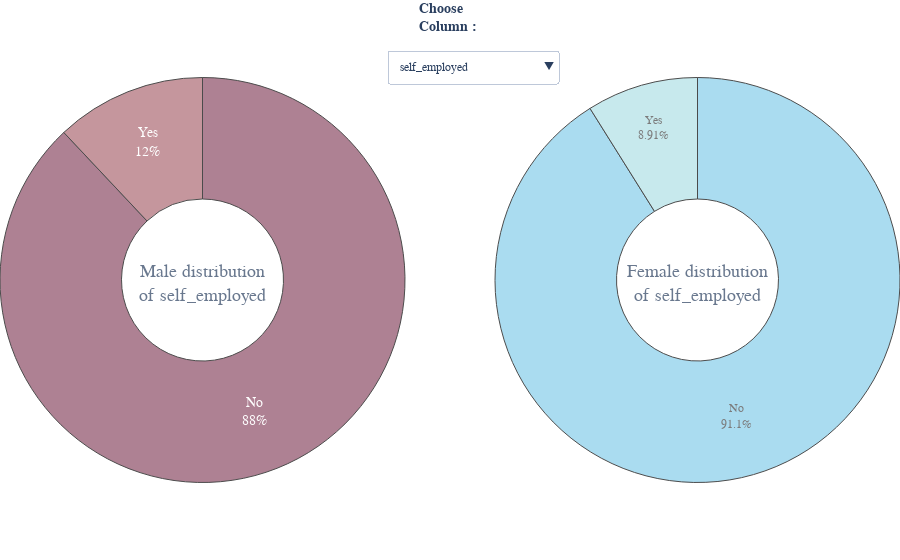

The notebook cell saved with this chart:
### Code cell
buttons = []
i = 0
vis = [False] * 21
for col in male.columns:
    vis[i] = True
    buttons.append({'label' : col,
             'method' : 'update',
             'args'   : [{'visible' : vis},
             {'title'  : col}] })
    i+=1
    vis = [False] * 21
fig = make_subplots(rows=1, cols=2,
                    specs=[[{'type':'domain'}, {'type':'domain'}]])

for col in male.columns:
    fig.add_trace(go.Pie(
             values = male[col].value_counts(),
             labels = male[col].value_counts().index,
             title = dict(text = 'Male distribution<br>of {}'.format(col),
                          font = dict(size=18, family = 'Times New Roman'),
                          ),
             hole = 0.4,
             hoverinfo='label+percent',),1,1)
for col in female.columns:
    fig.add_trace(go.Pie(
             values = female[col].value_counts(),
             labels = female[col].value_counts().index,
             title = dict(text = 'Female distribution<br>of {}'.format(col),
                          font = dict(size=18, family = 'Times New Roman'),
                          ),
             hole = 0.4,
             hoverinfo='label+percent',),1,2)
fig.update_traces(hoverinfo='label+percent',
                  textinfo='label+percent',
                  textfont_size=14,
                  opacity = 0.7,
                  showlegend = False,
                  marker = dict(colors = sns.color_palette(palette1).as_hex(),
                              line=dict(color='#000000', width=1)))
fig.update_traces(row=1, col=2, hoverinfo='label+percent',
                  textinfo='label+percent',
                  textfont_size=12,
                  opacity = 0.7,
                  showlegend = False,
                  marker = dict(colors = sns.color_palette(palette).as_hex(),
                              line=dict(color='#000000', width=1)))
fig.update_layout(margin=dict(t=0, b=0, l=0, r=0),
                  font_family   = 'Times New Roman',
                  updatemenus = [dict(
                        type = 'dropdown',
                        x = 0.62,
                        y = 0.91,
                        showactive = True,
                        active = 0,
                        buttons = buttons)],
                 annotations=[
                             dict(text = "<b>Choose<br>Column<b> : ",
                                  font = dict(size = 14),
                             showarrow=False,
                             x = 0.5, y = 1, yref = "paper", align = "left")])
for i in range(1,42):
    fig.data[i].visible = False
fig.data[21].visible = True
fig.show()

### Figure 1 — Plotly figure (JSON) as saved in the notebook; plotly's stock layout.template omitted (floating-point values rounded to 4 significant figures)
{"data": [{"hole": 0.4, "hoverinfo": "label+percent", "labels": ["No", "Yes"], "title": {"font": {"family": "Times New Roman", "size": 18}, "text": "Male distribution<br>of self_employed"}, "values": [872, 119], "type": "pie", "domain": {"x": [0, 0.45], "y": [0, 1]}, "textfont": {"size": 14}, "marker": {"line": {"color": "#000000", "width": 1}, "colors": ["#8d4c66", "#ad6b75", "#ffb6c1", "#f0b2b2", "#c1f8d8", "#d8bfd8", "#e0b0ff", "#ffb6c1", "#f0b2b2", "#f8d8c1", "#fffacd", "#d2b48c", "#d6b39f", "#c48d86"]}, "opacity": 0.7, "showlegend": false, "textinfo": "label+percent"}, {"hole": 0.4, "hoverinfo": "label+percent", "labels": ["No", "Yes"], "title": {"font": {"family": "Times New Roman", "size": 18}, "text": "Male distribution<br>of family_history"}, "values": [643, 348], "type": "pie", "domain": {"x": [0, 0.45], "y": [0, 1]}, "textfont": {"size": 14}, "marker": {"line": {"color": "#000000", "width": 1}, "colors": ["#8d4c66", "#ad6b75", "#ffb6c1", "#f0b2b2", "#c1f8d8", "#d8bfd8", "#e0b0ff", "#ffb6c1", "#f0b2b2", "#f8d8c1", "#fffacd", "#d2b48c", "#d6b39f", "#c48d86"]}, "opacity": 0.7, "showlegend": false, "textinfo": "label+percent", "visible": false}, {"hole": 0.4, "hoverinfo": "label+percent", "labels": ["No", "Yes"], "title": {"font": {"family": "Times New Roman", "size": 18}, "text": "Male distribution<br>of treatment"}, "values": [541, 450], "type": "pie", "domain": {"x": [0, 0.45], "y": [0, 1]}, "textfont": {"size": 14}, "marker": {"line": {"color": "#000000", "width": 1}, "colors": ["#8d4c66", "#ad6b75", "#ffb6c1", "#f0b2b2", "#c1f8d8", "#d8bfd8", "#e0b0ff", "#ffb6c1", "#f0b2b2", "#f8d8c1", "#fffacd", "#d2b48c", "#d6b39f", "#c48d86"]}, "opacity": 0.7, "showlegend": false, "textinfo": "label+percent", "visible": false}, {"hole": 0.4, "hoverinfo": "label+percent", "labels": ["Sometimes", "Never", "Rarely", "Often"], "title": {"font": {"family": "Times New Roman", "size": 18}, "text": "Male distribution<br>of work_interfere"}, "values": [437, 236, 174, 144], "type": "pie", "domain": {"x": [0, 0.45], "y": [0, 1]}, "textfont": {"size": 14}, "marker": {"line": {"color": "#000000", "width": 1}, "colors": ["#8d4c66", "#ad6b75", "#ffb6c1", "#f0b2b2", "#c1f8d8", "#d8bfd8", "#e0b0ff", "#ffb6c1", "#f0b2b2", "#f8d8c1", "#fffacd", "#d2b48c", "#d6b39f", "#c48d86"]}, "opacity": 0.7, "showlegend": false, "textinfo": "label+percent", "visible": false}, {"hole": 0.4, "hoverinfo": "label+percent", "labels": ["6-25", "26-100", "More than 1000", "1-5", "100-500", "500-1000"], "title": {"font": {"family": "Times New Roman", "size": 18}, "text": "Male distribution<br>of no_employees"}, "values": [249, 230, 217, 129, 128, 38], "type": "pie", "domain": {"x": [0, 0.45], "y": [0, 1]}, "textfont": {"size": 14}, "marker": {"line": {"color": "#000000", "width": 1}, "colors": ["#8d4c66", "#ad6b75", "#ffb6c1", "#f0b2b2", "#c1f8d8", "#d8bfd8", "#e0b0ff", "#ffb6c1", "#f0b2b2", "#f8d8c1", "#fffacd", "#d2b48c", "#d6b39f", "#c48d86"]}, "opacity": 0.7, "showlegend": false, "textinfo": "label+percent", "visible": false}, {"hole": 0.4, "hoverinfo": "label+percent", "labels": ["No", "Yes"], "title": {"font": {"family": "Times New Roman", "size": 18}, "text": "Male distribution<br>of remote_work"}, "values": [693, 298], "type": "pie", "domain": {"x": [0, 0.45], "y": [0, 1]}, "textfont": {"size": 14}, "marker": {"line": {"color": "#000000", "width": 1}, "colors": ["#8d4c66", "#ad6b75", "#ffb6c1", "#f0b2b2", "#c1f8d8", "#d8bfd8", "#e0b0ff", "#ffb6c1", "#f0b2b2", "#f8d8c1", "#fffacd", "#d2b48c", "#d6b39f", "#c48d86"]}, "opacity": 0.7, "showlegend": false, "textinfo": "label+percent", "visible": false}, {"hole": 0.4, "hoverinfo": "label+percent", "labels": ["Yes", "No"], "title": {"font": {"family": "Times New Roman", "size": 18}, "text": "Male distribution<br>of tech_company"}, "values": [827, 164], "type": "pie", "domain": {"x": [0, 0.45], "y": [0, 1]}, "textfont": {"size": 14}, "marker": {"line": {"color": "#000000", "width": 1}, "colors": ["#8d4c66", "#ad6b75", "#ffb6c1", "#f0b2b2", "#c1f8d8", "#d8bfd8", "#e0b0ff", "#ffb6c1", "#f0b2b2", "#f8d8c1", "#fffacd", "#d2b48c", "#d6b39f", "#c48d86"]}, "opacity": 0.7, "showlegend": false, "textinfo": "label+percent", "visible": false}, {"hole": 0.4, "hoverinfo": "label+percent", "labels": ["Yes", "Don't know", "No"], "title": {"font": {"family": "Times New Roman", "size": 18}, "text": "Male distribution<br>of benefits"}, "values": [339, 332, 320], "type": "pie", "domain": {"x": [0, 0.45], "y": [0, 1]}, "textfont": {"size": 14}, "marker": {"line": {"color": "#000000", "width": 1}, "colors": ["#8d4c66", "#ad6b75", "#ffb6c1", "#f0b2b2", "#c1f8d8", "#d8bfd8", "#e0b0ff", "#ffb6c1", "#f0b2b2", "#f8d8c1", "#fffacd", "#d2b48c", "#d6b39f", "#c48d86"]}, "opacity": 0.7, "showlegend": false, "textinfo": "label+percent", "visible": false}, {"hole": 0.4, "hoverinfo": "label+percent", "labels": ["No", "Yes", "Not sure"], "title": {"font": {"family": "Times New Roman", "size": 18}, "text": "Male distribution<br>of care_options"}, "values": [426, 322, 243], "type": "pie", "domain": {"x": [0, 0.45], "y": [0, 1]}, "textfont": {"size": 14}, "marker": {"line": {"color": "#000000", "width": 1}, "colors": ["#8d4c66", "#ad6b75", "#ffb6c1", "#f0b2b2", "#c1f8d8", "#d8bfd8", "#e0b0ff", "#ffb6c1", "#f0b2b2", "#f8d8c1", "#fffacd", "#d2b48c", "#d6b39f", "#c48d86"]}, "opacity": 0.7, "showlegend": false, "textinfo": "label+percent", "visible": false}, {"hole": 0.4, "hoverinfo": "label+percent", "labels": ["No", "Yes", "Don't know"], "title": {"font": {"family": "Times New Roman", "size": 18}, "text": "Male distribution<br>of wellness_program"}, "values": [678, 168, 145], "type": "pie", "domain": {"x": [0, 0.45], "y": [0, 1]}, "textfont": {"size": 14}, "marker": {"line": {"color": "#000000", "width": 1}, "colors": ["#8d4c66", "#ad6b75", "#ffb6c1", "#f0b2b2", "#c1f8d8", "#d8bfd8", "#e0b0ff", "#ffb6c1", "#f0b2b2", "#f8d8c1", "#fffacd", "#d2b48c", "#d6b39f", "#c48d86"]}, "opacity": 0.7, "showlegend": false, "textinfo": "label+percent", "visible": false}, {"hole": 0.4, "hoverinfo": "label+percent", "labels": ["No", "Don't know", "Yes"], "title": {"font": {"family": "Times New Roman", "size": 18}, "text": "Male distribution<br>of seek_help"}, "values": [518, 285, 188], "type": "pie", "domain": {"x": [0, 0.45], "y": [0, 1]}, "textfont": {"size": 14}, "marker": {"line": {"color": "#000000", "width": 1}, "colors": ["#8d4c66", "#ad6b75", "#ffb6c1", "#f0b2b2", "#c1f8d8", "#d8bfd8", "#e0b0ff", "#ffb6c1", "#f0b2b2", "#f8d8c1", "#fffacd", "#d2b48c", "#d6b39f", "#c48d86"]}, "opacity": 0.7, "showlegend": false, "textinfo": "label+percent", "visible": false}, {"hole": 0.4, "hoverinfo": "label+percent", "labels": ["Don't know", "Yes", "No"], "title": {"font": {"family": "Times New Roman", "size": 18}, "text": "Male distribution<br>of anonymity"}, "values": [655, 288, 48], "type": "pie", "domain": {"x": [0, 0.45], "y": [0, 1]}, "textfont": {"size": 14}, "marker": {"line": {"color": "#000000", "width": 1}, "colors": ["#8d4c66", "#ad6b75", "#ffb6c1", "#f0b2b2", "#c1f8d8", "#d8bfd8", "#e0b0ff", "#ffb6c1", "#f0b2b2", "#f8d8c1", "#fffacd", "#d2b48c", "#d6b39f", "#c48d86"]}, "opacity": 0.7, "showlegend": false, "textinfo": "label+percent", "visible": false}, {"hole": 0.4, "hoverinfo": "label+percent", "labels": ["Don't know", "Somewhat easy", "Very easy", "Somewhat difficult", "Very difficult"], "title": {"font": {"family": "Times New Roman", "size": 18}, "text": "Male distribution<br>of leave"}, "values": [442, 207, 173, 93, 76], "type": "pie", "domain": {"x": [0, 0.45], "y": [0, 1]}, "textfont": {"size": 14}, "marker": {"line": {"color": "#000000", "width": 1}, "colors": ["#8d4c66", "#ad6b75", "#ffb6c1", "#f0b2b2", "#c1f8d8", "#d8bfd8", "#e0b0ff", "#ffb6c1", "#f0b2b2", "#f8d8c1", "#fffacd", "#d2b48c", "#d6b39f", "#c48d86"]}, "opacity": 0.7, "showlegend": false, "textinfo": "label+percent", "visible": false}, {"hole": 0.4, "hoverinfo": "label+percent", "labels": ["No", "Maybe", "Yes"], "title": {"font": {"family": "Times New Roman", "size": 18}, "text": "Male distribution<br>of mental_health_consequence"}, "values": [413, 364, 214], "type": "pie", "domain": {"x": [0, 0.45], "y": [0, 1]}, "textfont": {"size": 14}, "marker": {"line": {"color": "#000000", "width": 1}, "colors": ["#8d4c66", "#ad6b75", "#ffb6c1", "#f0b2b2", "#c1f8d8", "#d8bfd8", "#e0b0ff", "#ffb6c1", "#f0b2b2", "#f8d8c1", "#fffacd", "#d2b48c", "#d6b39f", "#c48d86"]}, "opacity": 0.7, "showlegend": false, "textinfo": "label+percent", "visible": false}, {"hole": 0.4, "hoverinfo": "label+percent", "labels": ["No", "Maybe", "Yes"], "title": {"font": {"family": "Times New Roman", "size": 18}, "text": "Male distribution<br>of phys_health_consequence"}, "values": [751, 199, 41], "type": "pie", "domain": {"x": [0, 0.45], "y": [0, 1]}, "textfont": {"size": 14}, "marker": {"line": {"color": "#000000", "width": 1}, "colors": ["#8d4c66", "#ad6b75", "#ffb6c1", "#f0b2b2", "#c1f8d8", "#d8bfd8", "#e0b0ff", "#ffb6c1", "#f0b2b2", "#f8d8c1", "#fffacd", "#d2b48c", "#d6b39f", "#c48d86"]}, "opacity": 0.7, "showlegend": false, "textinfo": "label+percent", "visible": false}, {"hole": 0.4, "hoverinfo": "label+percent", "labels": ["Some of them", "No", "Yes"], "title": {"font": {"family": "Times New Roman", "size": 18}, "text": "Male distribution<br>of coworkers"}, "values": [609, 197, 185], "type": "pie", "domain": {"x": [0, 0.45], "y": [0, 1]}, "textfont": {"size": 14}, "marker": {"line": {"color": "#000000", "width": 1}, "colors": ["#8d4c66", "#ad6b75", "#ffb6c1", "#f0b2b2", "#c1f8d8", "#d8bfd8", "#e0b0ff", "#ffb6c1", "#f0b2b2", "#f8d8c1", "#fffacd", "#d2b48c", "#d6b39f", "#c48d86"]}, "opacity": 0.7, "showlegend": false, "textinfo": "label+percent", "visible": false}, {"hole": 0.4, "hoverinfo": "label+percent", "labels": ["Yes", "No", "Some of them"], "title": {"font": {"family": "Times New Roman", "size": 18}, "text": "Male distribution<br>of supervisor"}, "values": [434, 301, 256], "type": "pie", "domain": {"x": [0, 0.45], "y": [0, 1]}, "textfont": {"size": 14}, "marker": {"line": {"color": "#000000", "width": 1}, "colors": ["#8d4c66", "#ad6b75", "#ffb6c1", "#f0b2b2", "#c1f8d8", "#d8bfd8", "#e0b0ff", "#ffb6c1", "#f0b2b2", "#f8d8c1", "#fffacd", "#d2b48c", "#d6b39f", "#c48d86"]}, "opacity": 0.7, "showlegend": false, "textinfo": "label+percent", "visible": false}, {"hole": 0.4, "hoverinfo": "label+percent", "labels": ["No", "Maybe", "Yes"], "title": {"font": {"family": "Times New Roman", "size": 18}, "text": "Male distribution<br>of mental_health_interview"}, "values": [771, 184, 36], "type": "pie", "domain": {"x": [0, 0.45], "y": [0, 1]}, "textfont": {"size": 14}, "marker": {"line": {"color": "#000000", "width": 1}, "colors": ["#8d4c66", "#ad6b75", "#ffb6c1", "#f0b2b2", "#c1f8d8", "#d8bfd8", "#e0b0ff", "#ffb6c1", "#f0b2b2", "#f8d8c1", "#fffacd", "#d2b48c", "#d6b39f", "#c48d86"]}, "opacity": 0.7, "showlegend": false, "textinfo": "label+percent", "visible": false}, {"hole": 0.4, "hoverinfo": "label+percent", "labels": ["Maybe", "No", "Yes"], "title": {"font": {"family": "Times New Roman", "size": 18}, "text": "Male distribution<br>of phys_health_interview"}, "values": [459, 361, 171], "type": "pie", "domain": {"x": [0, 0.45], "y": [0, 1]}, "textfont": {"size": 14}, "marker": {"line": {"color": "#000000", "width": 1}, "colors": ["#8d4c66", "#ad6b75", "#ffb6c1", "#f0b2b2", "#c1f8d8", "#d8bfd8", "#e0b0ff", "#ffb6c1", "#f0b2b2", "#f8d8c1", "#fffacd", "#d2b48c", "#d6b39f", "#c48d86"]}, "opacity": 0.7, "showlegend": false, "textinfo": "label+percent", "visible": false}, {"hole": 0.4, "hoverinfo": "label+percent", "labels": ["Don't know", "No", "Yes"], "title": {"font": {"family": "Times New Roman", "size": 18}, "text": "Male distribution<br>of mental_vs_physical"}, "values": [464, 265, 262], "type": "pie", "domain": {"x": [0, 0.45], "y": [0, 1]}, "textfont": {"size": 14}, "marker": {"line": {"color": "#000000", "width": 1}, "colors": ["#8d4c66", "#ad6b75", "#ffb6c1", "#f0b2b2", "#c1f8d8", "#d8bfd8", "#e0b0ff", "#ffb6c1", "#f0b2b2", "#f8d8c1", "#fffacd", "#d2b48c", "#d6b39f", "#c48d86"]}, "opacity": 0.7, "showlegend": false, "textinfo": "label+percent", "visible": false}, {"hole": 0.4, "hoverinfo": "label+percent", "labels": ["No", "Yes"], "title": {"font": {"family": "Times New Roman", "size": 18}, "text": "Male distribution<br>of obs_consequence"}, "values": [862, 129], "type": "pie", "domain": {"x": [0, 0.45], "y": [0, 1]}, "textfont": {"size": 14}, "marker": {"line": {"color": "#000000", "width": 1}, "colors": ["#8d4c66", "#ad6b75", "#ffb6c1", "#f0b2b2", "#c1f8d8", "#d8bfd8", "#e0b0ff", "#ffb6c1", "#f0b2b2", "#f8d8c1", "#fffacd", "#d2b48c", "#d6b39f", "#c48d86"]}, "opacity": 0.7, "showlegend": false, "textinfo": "label+percent", "visible": false}, {"hole": 0.4, "hoverinfo": "label+percent", "labels": ["No", "Yes"], "title": {"font": {"family": "Times New Roman", "size": 18}, "text": "Female distribution<br>of self_employed"}, "values": [225, 22], "type": "pie", "domain": {"x": [0.55, 1], "y": [0, 1]}, "textfont": {"size": 12}, "marker": {"line": {"color": "#000000", "width": 1}, "colors": ["#87ceeb", "#b0e0e6", "#c1f8c1", "#c1f8d8", "#d8bfd8", "#8d4c66", "#ffb6c1", "#f0b2b2", "#f8d8c1", "#fffacd", "#d2b48c", "#d6b39f", "#c48d86", "#ad6b75"]}, "opacity": 0.7, "showlegend": false, "textinfo": "label+percent", "visible": true}, {"hole": 0.4, "hoverinfo": "label+percent", "labels": ["Yes", "No"], "title": {"font": {"family": "Times New Roman", "size": 18}, "text": "Female distribution<br>of family_history"}, "values": [132, 115], "type": "pie", "domain": {"x": [0.55, 1], "y": [0, 1]}, "textfont": {"size": 12}, "marker": {"line": {"color": "#000000", "width": 1}, "colors": ["#87ceeb", "#b0e0e6", "#c1f8c1", "#c1f8d8", "#d8bfd8", "#8d4c66", "#ffb6c1", "#f0b2b2", "#f8d8c1", "#fffacd", "#d2b48c", "#d6b39f", "#c48d86", "#ad6b75"]}, "opacity": 0.7, "showlegend": false, "textinfo": "label+percent", "visible": false}, {"hole": 0.4, "hoverinfo": "label+percent", "labels": ["Yes", "No"], "title": {"font": {"family": "Times New Roman", "size": 18}, "text": "Female distribution<br>of treatment"}, "values": [170, 77], "type": "pie", "domain": {"x": [0.55, 1], "y": [0, 1]}, "textfont": {"size": 12}, "marker": {"line": {"color": "#000000", "width": 1}, "colors": ["#87ceeb", "#b0e0e6", "#c1f8c1", "#c1f8d8", "#d8bfd8", "#8d4c66", "#ffb6c1", "#f0b2b2", "#f8d8c1", "#fffacd", "#d2b48c", "#d6b39f", "#c48d86", "#ad6b75"]}, "opacity": 0.7, "showlegend": false, "textinfo": "label+percent", "visible": false}, {"hole": 0.4, "hoverinfo": "label+percent", "labels": ["Sometimes", "Rarely", "Often", "Never"], "title": {"font": {"family": "Times New Roman", "size": 18}, "text": "Female distribution<br>of work_interfere"}, "values": [129, 49, 41, 28], "type": "pie", "domain": {"x": [0.55, 1], "y": [0, 1]}, "textfont": {"size": 12}, "marker": {"line": {"color": "#000000", "width": 1}, "colors": ["#87ceeb", "#b0e0e6", "#c1f8c1", "#c1f8d8", "#d8bfd8", "#8d4c66", "#ffb6c1", "#f0b2b2", "#f8d8c1", "#fffacd", "#d2b48c", "#d6b39f", "#c48d86", "#ad6b75"]}, "opacity": 0.7, "showlegend": false, "textinfo": "label+percent", "visible": false}, {"hole": 0.4, "hoverinfo": "label+percent", "labels": ["More than 1000", "26-100", "100-500", "6-25", "1-5", "500-1000"], "title": {"font": {"family": "Times New Roman", "size": 18}, "text": "Female distribution<br>of no_employees"}, "values": [59, 53, 45, 39, 29, 22], "type": "pie", "domain": {"x": [0.55, 1], "y": [0, 1]}, "textfont": {"size": 12}, "marker": {"line": {"color": "#000000", "width": 1}, "colors": ["#87ceeb", "#b0e0e6", "#c1f8c1", "#c1f8d8", "#d8bfd8", "#8d4c66", "#ffb6c1", "#f0b2b2", "#f8d8c1", "#fffacd", "#d2b48c", "#d6b39f", "#c48d86", "#ad6b75"]}, "opacity": 0.7, "showlegend": false, "textinfo": "label+percent", "visible": false}, {"hole": 0.4, "hoverinfo": "label+percent", "labels": ["No", "Yes"], "title": {"font": {"family": "Times New Roman", "size": 18}, "text": "Female distribution<br>of remote_work"}, "values": [175, 72], "type": "pie", "domain": {"x": [0.55, 1], "y": [0, 1]}, "textfont": {"size": 12}, "marker": {"line": {"color": "#000000", "width": 1}, "colors": ["#87ceeb", "#b0e0e6", "#c1f8c1", "#c1f8d8", "#d8bfd8", "#8d4c66", "#ffb6c1", "#f0b2b2", "#f8d8c1", "#fffacd", "#d2b48c", "#d6b39f", "#c48d86", "#ad6b75"]}, "opacity": 0.7, "showlegend": false, "textinfo": "label+percent", "visible": false}, {"hole": 0.4, "hoverinfo": "label+percent", "labels": ["Yes", "No"], "title": {"font": {"family": "Times New Roman", "size": 18}, "text": "Female distribution<br>of tech_company"}, "values": [188, 59], "type": "pie", "domain": {"x": [0.55, 1], "y": [0, 1]}, "textfont": {"size": 12}, "marker": {"line": {"color": "#000000", "width": 1}, "colors": ["#87ceeb", "#b0e0e6", "#c1f8c1", "#c1f8d8", "#d8bfd8", "#8d4c66", "#ffb6c1", "#f0b2b2", "#f8d8c1", "#fffacd", "#d2b48c", "#d6b39f", "#c48d86", "#ad6b75"]}, "opacity": 0.7, "showlegend": false, "textinfo": "label+percent", "visible": false}, {"hole": 0.4, "hoverinfo": "label+percent", "labels": ["Yes", "Don't know", "No"], "title": {"font": {"family": "Times New Roman", "size": 18}, "text": "Female distribution<br>of benefits"}, "values": [128, 71, 48], "type": "pie", "domain": {"x": [0.55, 1], "y": [0, 1]}, "textfont": {"size": 12}, "marker": {"line": {"color": "#000000", "width": 1}, "colors": ["#87ceeb", "#b0e0e6", "#c1f8c1", "#c1f8d8", "#d8bfd8", "#8d4c66", "#ffb6c1", "#f0b2b2", "#f8d8c1", "#fffacd", "#d2b48c", "#d6b39f", "#c48d86", "#ad6b75"]}, "opacity": 0.7, "showlegend": false, "textinfo": "label+percent", "visible": false}, {"hole": 0.4, "hoverinfo": "label+percent", "labels": ["Yes", "No", "Not sure"], "title": {"font": {"family": "Times New Roman", "size": 18}, "text": "Female distribution<br>of care_options"}, "values": [109, 72, 66], "type": "pie", "domain": {"x": [0.55, 1], "y": [0, 1]}, "textfont": {"size": 12}, "marker": {"line": {"color": "#000000", "width": 1}, "colors": ["#87ceeb", "#b0e0e6", "#c1f8c1", "#c1f8d8", "#d8bfd8", "#8d4c66", "#ffb6c1", "#f0b2b2", "#f8d8c1", "#fffacd", "#d2b48c", "#d6b39f", "#c48d86", "#ad6b75"]}, "opacity": 0.7, "showlegend": false, "textinfo": "label+percent", "visible": false}, {"hole": 0.4, "hoverinfo": "label+percent", "labels": ["No", "Yes", "Don't know"], "title": {"font": {"family": "Times New Roman", "size": 18}, "text": "Female distribution<br>of wellness_program"}, "values": [151, 54, 42], "type": "pie", "domain": {"x": [0.55, 1], "y": [0, 1]}, "textfont": {"size": 12}, "marker": {"line": {"color": "#000000", "width": 1}, "colors": ["#87ceeb", "#b0e0e6", "#c1f8c1", "#c1f8d8", "#d8bfd8", "#8d4c66", "#ffb6c1", "#f0b2b2", "#f8d8c1", "#fffacd", "#d2b48c", "#d6b39f", "#c48d86", "#ad6b75"]}, "opacity": 0.7, "showlegend": false, "textinfo": "label+percent", "visible": false}, {"hole": 0.4, "hoverinfo": "label+percent", "labels": ["No", "Don't know", "Yes"], "title": {"font": {"family": "Times New Roman", "size": 18}, "text": "Female distribution<br>of seek_help"}, "values": [115, 75, 57], "type": "pie", "domain": {"x": [0.55, 1], "y": [0, 1]}, "textfont": {"size": 12}, "marker": {"line": {"color": "#000000", "width": 1}, "colors": ["#87ceeb", "#b0e0e6", "#c1f8c1", "#c1f8d8", "#d8bfd8", "#8d4c66", "#ffb6c1", "#f0b2b2", "#f8d8c1", "#fffacd", "#d2b48c", "#d6b39f", "#c48d86", "#ad6b75"]}, "opacity": 0.7, "showlegend": false, "textinfo": "label+percent", "visible": false}, {"hole": 0.4, "hoverinfo": "label+percent", "labels": ["Don't know", "Yes", "No"], "title": {"font": {"family": "Times New Roman", "size": 18}, "text": "Female distribution<br>of anonymity"}, "values": [153, 78, 16], "type": "pie", "domain": {"x": [0.55, 1], "y": [0, 1]}, "textfont": {"size": 12}, "marker": {"line": {"color": "#000000", "width": 1}, "colors": ["#87ceeb", "#b0e0e6", "#c1f8c1", "#c1f8d8", "#d8bfd8", "#8d4c66", "#ffb6c1", "#f0b2b2", "#f8d8c1", "#fffacd", "#d2b48c", "#d6b39f", "#c48d86", "#ad6b75"]}, "opacity": 0.7, "showlegend": false, "textinfo": "label+percent", "visible": false}, {"hole": 0.4, "hoverinfo": "label+percent", "labels": ["Don't know", "Somewhat easy", "Very easy", "Somewhat difficult", "Very difficult"], "title": {"font": {"family": "Times New Roman", "size": 18}, "text": "Female distribution<br>of leave"}, "values": [115, 56, 30, 27, 19], "type": "pie", "domain": {"x": [0.55, 1], "y": [0, 1]}, "textfont": {"size": 12}, "marker": {"line": {"color": "#000000", "width": 1}, "colors": ["#87ceeb", "#b0e0e6", "#c1f8c1", "#c1f8d8", "#d8bfd8", "#8d4c66", "#ffb6c1", "#f0b2b2", "#f8d8c1", "#fffacd", "#d2b48c", "#d6b39f", "#c48d86", "#ad6b75"]}, "opacity": 0.7, "showlegend": false, "textinfo": "label+percent", "visible": false}, {"hole": 0.4, "hoverinfo": "label+percent", "labels": ["Maybe", "No", "Yes"], "title": {"font": {"family": "Times New Roman", "size": 18}, "text": "Female distribution<br>of mental_health_consequence"}, "values": [108, 73, 66], "type": "pie", "domain": {"x": [0.55, 1], "y": [0, 1]}, "textfont": {"size": 12}, "marker": {"line": {"color": "#000000", "width": 1}, "colors": ["#87ceeb", "#b0e0e6", "#c1f8c1", "#c1f8d8", "#d8bfd8", "#8d4c66", "#ffb6c1", "#f0b2b2", "#f8d8c1", "#fffacd", "#d2b48c", "#d6b39f", "#c48d86", "#ad6b75"]}, "opacity": 0.7, "showlegend": false, "textinfo": "label+percent", "visible": false}, {"hole": 0.4, "hoverinfo": "label+percent", "labels": ["No", "Maybe", "Yes"], "title": {"font": {"family": "Times New Roman", "size": 18}, "text": "Female distribution<br>of phys_health_consequence"}, "values": [164, 67, 16], "type": "pie", "domain": {"x": [0.55, 1], "y": [0, 1]}, "textfont": {"size": 12}, "marker": {"line": {"color": "#000000", "width": 1}, "colors": ["#87ceeb", "#b0e0e6", "#c1f8c1", "#c1f8d8", "#d8bfd8", "#8d4c66", "#ffb6c1", "#f0b2b2", "#f8d8c1", "#fffacd", "#d2b48c", "#d6b39f", "#c48d86", "#ad6b75"]}, "opacity": 0.7, "showlegend": false, "textinfo": "label+percent", "visible": false}, {"hole": 0.4, "hoverinfo": "label+percent", "labels": ["Some of them", "No", "Yes"], "title": {"font": {"family": "Times New Roman", "size": 18}, "text": "Female distribution<br>of coworkers"}, "values": [155, 58, 34], "type": "pie", "domain": {"x": [0.55, 1], "y": [0, 1]}, "textfont": {"size": 12}, "marker": {"line": {"color": "#000000", "width": 1}, "colors": ["#87ceeb", "#b0e0e6", "#c1f8c1", "#c1f8d8", "#d8bfd8", "#8d4c66", "#ffb6c1", "#f0b2b2", "#f8d8c1", "#fffacd", "#d2b48c", "#d6b39f", "#c48d86", "#ad6b75"]}, "opacity": 0.7, "showlegend": false, "textinfo": "label+percent", "visible": false}, {"hole": 0.4, "hoverinfo": "label+percent", "labels": ["No", "Some of them", "Yes"], "title": {"font": {"family": "Times New Roman", "size": 18}, "text": "Female distribution<br>of supervisor"}, "values": [86, 85, 76], "type": "pie", "domain": {"x": [0.55, 1], "y": [0, 1]}, "textfont": {"size": 12}, "marker": {"line": {"color": "#000000", "width": 1}, "colors": ["#87ceeb", "#b0e0e6", "#c1f8c1", "#c1f8d8", "#d8bfd8", "#8d4c66", "#ffb6c1", "#f0b2b2", "#f8d8c1", "#fffacd", "#d2b48c", "#d6b39f", "#c48d86", "#ad6b75"]}, "opacity": 0.7, "showlegend": false, "textinfo": "label+percent", "visible": false}, {"hole": 0.4, "hoverinfo": "label+percent", "labels": ["No", "Maybe", "Yes"], "title": {"font": {"family": "Times New Roman", "size": 18}, "text": "Female distribution<br>of mental_health_interview"}, "values": [224, 21, 2], "type": "pie", "domain": {"x": [0.55, 1], "y": [0, 1]}, "textfont": {"size": 12}, "marker": {"line": {"color": "#000000", "width": 1}, "colors": ["#87ceeb", "#b0e0e6", "#c1f8c1", "#c1f8d8", "#d8bfd8", "#8d4c66", "#ffb6c1", "#f0b2b2", "#f8d8c1", "#fffacd", "#d2b48c", "#d6b39f", "#c48d86", "#ad6b75"]}, "opacity": 0.7, "showlegend": false, "textinfo": "label+percent", "visible": false}, {"hole": 0.4, "hoverinfo": "label+percent", "labels": ["No", "Maybe", "Yes"], "title": {"font": {"family": "Times New Roman", "size": 18}, "text": "Female distribution<br>of phys_health_interview"}, "values": [131, 90, 26], "type": "pie", "domain": {"x": [0.55, 1], "y": [0, 1]}, "textfont": {"size": 12}, "marker": {"line": {"color": "#000000", "width": 1}, "colors": ["#87ceeb", "#b0e0e6", "#c1f8c1", "#c1f8d8", "#d8bfd8", "#8d4c66", "#ffb6c1", "#f0b2b2", "#f8d8c1", "#fffacd", "#d2b48c", "#d6b39f", "#c48d86", "#ad6b75"]}, "opacity": 0.7, "showlegend": false, "textinfo": "label+percent", "visible": false}, {"hole": 0.4, "hoverinfo": "label+percent", "labels": ["Don't know", "Yes", "No"], "title": {"font": {"family": "Times New Roman", "size": 18}, "text": "Female distribution<br>of mental_vs_physical"}, "values": [109, 73, 65], "type": "pie", "domain": {"x": [0.55, 1], "y": [0, 1]}, "textfont": {"size": 12}, "marker": {"line": {"color": "#000000", "width": 1}, "colors": ["#87ceeb", "#b0e0e6", "#c1f8c1", "#c1f8d8", "#d8bfd8", "#8d4c66", "#ffb6c1", "#f0b2b2", "#f8d8c1", "#fffacd", "#d2b48c", "#d6b39f", "#c48d86", "#ad6b75"]}, "opacity": 0.7, "showlegend": false, "textinfo": "label+percent", "visible": false}, {"hole": 0.4, "hoverinfo": "label+percent", "labels": ["No", "Yes"], "title": {"font": {"family": "Times New Roman", "size": 18}, "text": "Female distribution<br>of obs_consequence"}, "values": [200, 47], "type": "pie", "domain": {"x": [0.55, 1], "y": [0, 1]}, "textfont": {"size": 12}, "marker": {"line": {"color": "#000000", "width": 1}, "colors": ["#87ceeb", "#b0e0e6", "#c1f8c1", "#c1f8d8", "#d8bfd8", "#8d4c66", "#ffb6c1", "#f0b2b2", "#f8d8c1", "#fffacd", "#d2b48c", "#d6b39f", "#c48d86", "#ad6b75"]}, "opacity": 0.7, "showlegend": false, "textinfo": "label+percent", "visible": false}], "layout": {"margin": {"t": 0, "b": 0, "l": 0, "r": 0}, "font": {"family": "Times New Roman"}, "updatemenus": [{"active": 0, "buttons": [{"args": [{"visible": [true, false, false, false, false, false, false, false, false, false, false, false, false, false, false, false, false, false, false, false, false]}, {"title": "self_employed"}], "label": "self_employed", "method": "update"}, {"args": [{"visible": [false, true, false, false, false, false, false, false, false, false, false, false, false, false, false, false, false, false, false, false, false]}, {"title": "family_history"}], "label": "family_history", "method": "update"}, {"args": [{"visible": [false, false, true, false, false, false, false, false, false, false, false, false, false, false, false, false, false, false, false, false, false]}, {"title": "treatment"}], "label": "treatment", "method": "update"}, {"args": [{"visible": [false, false, false, true, false, false, false, false, false, false, false, false, false, false, false, false, false, false, false, false, false]}, {"title": "work_interfere"}], "label": "work_interfere", "method": "update"}, {"args": [{"visible": [false, false, false, false, true, false, false, false, false, false, false, false, false, false, false, false, false, false, false, false, false]}, {"title": "no_employees"}], "label": "no_employees", "method": "update"}, {"args": [{"visible": [false, false, false, false, false, true, false, false, false, false, false, false, false, false, false, false, false, false, false, false, false]}, {"title": "remote_work"}], "label": "remote_work", "method": "update"}, {"args": [{"visible": [false, false, false, false, false, false, true, false, false, false, false, false, false, false, false, false, false, false, false, false, false]}, {"title": "tech_company"}], "label": "tech_company", "method": "update"}, {"args": [{"visible": [false, false, false, false, false, false, false, true, false, false, false, false, false, false, false, false, false, false, false, false, false]}, {"title": "benefits"}], "label": "benefits", "method": "update"}, {"args": [{"visible": [false, false, false, false, false, false, false, false, true, false, false, false, false, false, false, false, false, false, false, false, false]}, {"title": "care_options"}], "label": "care_options", "method": "update"}, {"args": [{"visible": [false, false, false, false, false, false, false, false, false, true, false, false, false, false, false, false, false, false, false, false, false]}, {"title": "wellness_program"}], "label": "wellness_program", "method": "update"}, {"args": [{"visible": [false, false, false, false, false, false, false, false, false, false, true, false, false, false, false, false, false, false, false, false, false]}, {"title": "seek_help"}], "label": "seek_help", "method": "update"}, {"args": [{"visible": [false, false, false, false, false, false, false, false, false, false, false, true, false, false, false, false, false, false, false, false, false]}, {"title": "anonymity"}], "label": "anonymity", "method": "update"}, {"args": [{"visible": [false, false, false, false, false, false, false, false, false, false, false, false, true, false, false, false, false, false, false, false, false]}, {"title": "leave"}], "label": "leave", "method": "update"}, {"args": [{"visible": [false, false, false, false, false, false, false, false, false, false, false, false, false, true, false, false, false, false, false, false, false]}, {"title": "mental_health_consequence"}], "label": "mental_health_consequence", "method": "update"}, {"args": [{"visible": [false, false, false, false, false, false, false, false, false, false, false, false, false, false, true, false, false, false, false, false, false]}, {"title": "phys_health_consequence"}], "label": "phys_health_consequence", "method": "update"}, {"args": [{"visible": [false, false, false, false, false, false, false, false, false, false, false, false, false, false, false, true, false, false, false, false, false]}, {"title": "coworkers"}], "label": "coworkers", "method": "update"}, {"args": [{"visible": [false, false, false, false, false, false, false, false, false, false, false, false, false, false, false, false, true, false, false, false, false]}, {"title": "supervisor"}], "label": "supervisor", "method": "update"}, {"args": [{"visible": [false, false, false, false, false, false, false, false, false, false, false, false, false, false, false, false, false, true, false, false, false]}, {"title": "mental_health_interview"}], "label": "mental_health_interview", "method": "update"}, {"args": [{"visible": [false, false, false, false, false, false, false, false, false, false, false, false, false, false, false, false, false, false, true, false, false]}, {"title": "phys_health_interview"}], "label": "phys_health_interview", "method": "update"}, {"args": [{"visible": [false, false, false, false, false, false, false, false, false, false, false, false, false, false, false, false, false, false, false, true, false]}, {"title": "mental_vs_physical"}], "label": "mental_vs_physical", "method": "update"}, {"args": [{"visible": [false, false, false, false, false, false, false, false, false, false, false, false, false, false, false, false, false, false, false, false, true]}, {"title": "obs_consequence"}], "label": "obs_consequence", "method": "update"}], "showactive": true, "type": "dropdown", "x": 0.62, "y": 0.91}], "annotations": [{"align": "left", "font": {"size": 14}, "showarrow": false, "text": "<b>Choose<br>Column<b> : ", "x": 0.5, "y": 1, "yref": "paper"}], "autosize": true}}
